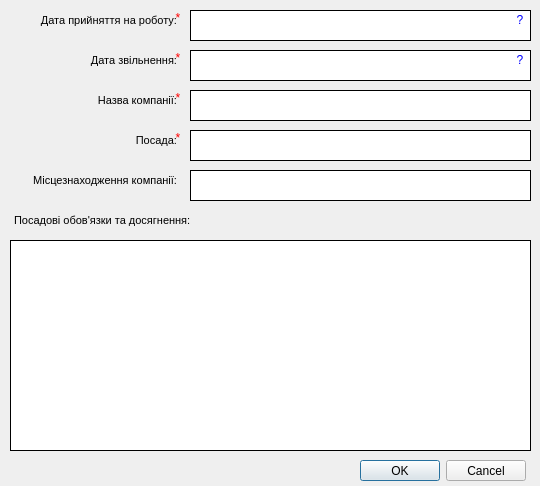
<?xml version="1.0" encoding="UTF-8"?>
<ui version="4.0">
 <class>AddPreviousJob</class>
 <widget class="QMainWindow" name="AddPreviousJob">
  <property name="geometry">
   <rect>
    <x>0</x>
    <y>0</y>
    <width>540</width>
    <height>486</height>
   </rect>
  </property>
  <property name="windowTitle">
   <string>MainWindow</string>
  </property>
  <widget class="QWidget" name="centralwidget">
   <widget class="QTextEdit" name="DateS">
    <property name="geometry">
     <rect>
      <x>190</x>
      <y>10</y>
      <width>341</width>
      <height>31</height>
     </rect>
    </property>
    <property name="styleSheet">
     <string notr="true">border: 1px solid black;</string>
    </property>
   </widget>
   <widget class="QTextBrowser" name="textBrowser_5">
    <property name="geometry">
     <rect>
      <x>10</x>
      <y>10</y>
      <width>171</width>
      <height>31</height>
     </rect>
    </property>
    <property name="styleSheet">
     <string notr="true">background-color: rgba(255, 255, 255, 0);
border:none;</string>
    </property>
    <property name="html">
     <string>&lt;!DOCTYPE HTML PUBLIC &quot;-//W3C//DTD HTML 4.0//EN&quot; &quot;http://www.w3.org/TR/REC-html40/strict.dtd&quot;&gt;
&lt;html&gt;&lt;head&gt;&lt;meta name=&quot;qrichtext&quot; content=&quot;1&quot; /&gt;&lt;style type=&quot;text/css&quot;&gt;
p, li { white-space: pre-wrap; }
&lt;/style&gt;&lt;/head&gt;&lt;body style=&quot; font-family:'MS Shell Dlg 2'; font-size:8.25pt; font-weight:400; font-style:normal;&quot;&gt;
&lt;p align=&quot;right&quot; style=&quot; margin-top:0px; margin-bottom:0px; margin-left:0px; margin-right:0px; -qt-block-indent:0; text-indent:0px;&quot;&gt;&lt;span style=&quot; font-size:8pt;&quot;&gt;Дата прийняття на роботу:&lt;/span&gt;&lt;/p&gt;&lt;/body&gt;&lt;/html&gt;</string>
    </property>
   </widget>
   <widget class="QTextBrowser" name="textBrowser_6">
    <property name="geometry">
     <rect>
      <x>10</x>
      <y>50</y>
      <width>171</width>
      <height>31</height>
     </rect>
    </property>
    <property name="styleSheet">
     <string notr="true">background-color: rgba(255, 255, 255, 0);
border:none;</string>
    </property>
    <property name="html">
     <string>&lt;!DOCTYPE HTML PUBLIC &quot;-//W3C//DTD HTML 4.0//EN&quot; &quot;http://www.w3.org/TR/REC-html40/strict.dtd&quot;&gt;
&lt;html&gt;&lt;head&gt;&lt;meta name=&quot;qrichtext&quot; content=&quot;1&quot; /&gt;&lt;style type=&quot;text/css&quot;&gt;
p, li { white-space: pre-wrap; }
&lt;/style&gt;&lt;/head&gt;&lt;body style=&quot; font-family:'MS Shell Dlg 2'; font-size:8.25pt; font-weight:400; font-style:normal;&quot;&gt;
&lt;p align=&quot;right&quot; style=&quot; margin-top:0px; margin-bottom:0px; margin-left:0px; margin-right:0px; -qt-block-indent:0; text-indent:0px;&quot;&gt;&lt;span style=&quot; font-size:8pt;&quot;&gt;Дата звільнення:&lt;/span&gt;&lt;/p&gt;&lt;/body&gt;&lt;/html&gt;</string>
    </property>
   </widget>
   <widget class="QTextEdit" name="DateE">
    <property name="geometry">
     <rect>
      <x>190</x>
      <y>50</y>
      <width>341</width>
      <height>31</height>
     </rect>
    </property>
    <property name="styleSheet">
     <string notr="true">border: 1px solid black;</string>
    </property>
   </widget>
   <widget class="QTextBrowser" name="textBrowser_7">
    <property name="geometry">
     <rect>
      <x>10</x>
      <y>90</y>
      <width>171</width>
      <height>31</height>
     </rect>
    </property>
    <property name="styleSheet">
     <string notr="true">background-color: rgba(255, 255, 255, 0);
border:none;</string>
    </property>
    <property name="html">
     <string>&lt;!DOCTYPE HTML PUBLIC &quot;-//W3C//DTD HTML 4.0//EN&quot; &quot;http://www.w3.org/TR/REC-html40/strict.dtd&quot;&gt;
&lt;html&gt;&lt;head&gt;&lt;meta name=&quot;qrichtext&quot; content=&quot;1&quot; /&gt;&lt;style type=&quot;text/css&quot;&gt;
p, li { white-space: pre-wrap; }
&lt;/style&gt;&lt;/head&gt;&lt;body style=&quot; font-family:'MS Shell Dlg 2'; font-size:8.25pt; font-weight:400; font-style:normal;&quot;&gt;
&lt;p align=&quot;right&quot; style=&quot; margin-top:0px; margin-bottom:0px; margin-left:0px; margin-right:0px; -qt-block-indent:0; text-indent:0px;&quot;&gt;&lt;span style=&quot; font-size:8pt;&quot;&gt;Назва компанії:&lt;/span&gt;&lt;/p&gt;&lt;/body&gt;&lt;/html&gt;</string>
    </property>
   </widget>
   <widget class="QTextEdit" name="Company">
    <property name="geometry">
     <rect>
      <x>190</x>
      <y>90</y>
      <width>341</width>
      <height>31</height>
     </rect>
    </property>
    <property name="styleSheet">
     <string notr="true">border: 1px solid black;</string>
    </property>
   </widget>
   <widget class="QTextBrowser" name="textBrowser_8">
    <property name="geometry">
     <rect>
      <x>10</x>
      <y>130</y>
      <width>171</width>
      <height>31</height>
     </rect>
    </property>
    <property name="styleSheet">
     <string notr="true">background-color: rgba(255, 255, 255, 0);
border:none;</string>
    </property>
    <property name="html">
     <string>&lt;!DOCTYPE HTML PUBLIC &quot;-//W3C//DTD HTML 4.0//EN&quot; &quot;http://www.w3.org/TR/REC-html40/strict.dtd&quot;&gt;
&lt;html&gt;&lt;head&gt;&lt;meta name=&quot;qrichtext&quot; content=&quot;1&quot; /&gt;&lt;style type=&quot;text/css&quot;&gt;
p, li { white-space: pre-wrap; }
&lt;/style&gt;&lt;/head&gt;&lt;body style=&quot; font-family:'MS Shell Dlg 2'; font-size:8.25pt; font-weight:400; font-style:normal;&quot;&gt;
&lt;p align=&quot;right&quot; style=&quot; margin-top:0px; margin-bottom:0px; margin-left:0px; margin-right:0px; -qt-block-indent:0; text-indent:0px;&quot;&gt;&lt;span style=&quot; font-size:8pt;&quot;&gt;Посада:&lt;/span&gt;&lt;/p&gt;&lt;/body&gt;&lt;/html&gt;</string>
    </property>
   </widget>
   <widget class="QTextEdit" name="Job">
    <property name="geometry">
     <rect>
      <x>190</x>
      <y>130</y>
      <width>341</width>
      <height>31</height>
     </rect>
    </property>
    <property name="styleSheet">
     <string notr="true">border: 1px solid black;</string>
    </property>
   </widget>
   <widget class="QTextBrowser" name="textBrowser_9">
    <property name="geometry">
     <rect>
      <x>10</x>
      <y>170</y>
      <width>171</width>
      <height>31</height>
     </rect>
    </property>
    <property name="styleSheet">
     <string notr="true">background-color: rgba(255, 255, 255, 0);
border:none;</string>
    </property>
    <property name="html">
     <string>&lt;!DOCTYPE HTML PUBLIC &quot;-//W3C//DTD HTML 4.0//EN&quot; &quot;http://www.w3.org/TR/REC-html40/strict.dtd&quot;&gt;
&lt;html&gt;&lt;head&gt;&lt;meta name=&quot;qrichtext&quot; content=&quot;1&quot; /&gt;&lt;style type=&quot;text/css&quot;&gt;
p, li { white-space: pre-wrap; }
&lt;/style&gt;&lt;/head&gt;&lt;body style=&quot; font-family:'MS Shell Dlg 2'; font-size:8.25pt; font-weight:400; font-style:normal;&quot;&gt;
&lt;p align=&quot;right&quot; style=&quot; margin-top:0px; margin-bottom:0px; margin-left:0px; margin-right:0px; -qt-block-indent:0; text-indent:0px;&quot;&gt;Місцезнаходження компанії:&lt;/p&gt;&lt;/body&gt;&lt;/html&gt;</string>
    </property>
   </widget>
   <widget class="QTextEdit" name="Place">
    <property name="geometry">
     <rect>
      <x>190</x>
      <y>170</y>
      <width>341</width>
      <height>31</height>
     </rect>
    </property>
    <property name="styleSheet">
     <string notr="true">border: 1px solid black;</string>
    </property>
   </widget>
   <widget class="QTextBrowser" name="textBrowser_10">
    <property name="geometry">
     <rect>
      <x>10</x>
      <y>210</y>
      <width>191</width>
      <height>31</height>
     </rect>
    </property>
    <property name="styleSheet">
     <string notr="true">background-color: rgba(255, 255, 255, 0);
border:none;</string>
    </property>
    <property name="html">
     <string>&lt;!DOCTYPE HTML PUBLIC &quot;-//W3C//DTD HTML 4.0//EN&quot; &quot;http://www.w3.org/TR/REC-html40/strict.dtd&quot;&gt;
&lt;html&gt;&lt;head&gt;&lt;meta name=&quot;qrichtext&quot; content=&quot;1&quot; /&gt;&lt;style type=&quot;text/css&quot;&gt;
p, li { white-space: pre-wrap; }
&lt;/style&gt;&lt;/head&gt;&lt;body style=&quot; font-family:'MS Shell Dlg 2'; font-size:8.25pt; font-weight:400; font-style:normal;&quot;&gt;
&lt;p style=&quot; margin-top:0px; margin-bottom:0px; margin-left:0px; margin-right:0px; -qt-block-indent:0; text-indent:0px;&quot;&gt;&lt;span style=&quot; font-size:8pt;&quot;&gt;Посадові обов'язки та досягнення:&lt;/span&gt;&lt;/p&gt;&lt;/body&gt;&lt;/html&gt;</string>
    </property>
   </widget>
   <widget class="QTextEdit" name="Text">
    <property name="geometry">
     <rect>
      <x>10</x>
      <y>240</y>
      <width>521</width>
      <height>211</height>
     </rect>
    </property>
    <property name="styleSheet">
     <string notr="true">border: 1px solid black;</string>
    </property>
   </widget>
   <widget class="QDialogButtonBox" name="buttonBox">
    <property name="geometry">
     <rect>
      <x>360</x>
      <y>460</y>
      <width>166</width>
      <height>21</height>
     </rect>
    </property>
    <property name="standardButtons">
     <set>QDialogButtonBox::Cancel|QDialogButtonBox::Ok</set>
    </property>
   </widget>
   <widget class="QLabel" name="label_4">
    <property name="geometry">
     <rect>
      <x>170</x>
      <y>10</y>
      <width>16</width>
      <height>16</height>
     </rect>
    </property>
    <property name="toolTip">
     <string>&lt;html&gt;&lt;head/&gt;&lt;body&gt;&lt;p&gt;Поле обов'язково для введення&lt;/p&gt;&lt;/body&gt;&lt;/html&gt;</string>
    </property>
    <property name="styleSheet">
     <string notr="true">QLabel{
	color: rgb(255, 0, 0);
}
QToolTip{
	border: 2px solid darkkhaki; 
	padding: 5px; 
	border-radius: 1px;
}</string>
    </property>
    <property name="text">
     <string>&lt;html&gt;&lt;head/&gt;&lt;body&gt;&lt;p align=&quot;center&quot;&gt;*&lt;/p&gt;&lt;/body&gt;&lt;/html&gt;</string>
    </property>
   </widget>
   <widget class="QLabel" name="label_5">
    <property name="geometry">
     <rect>
      <x>170</x>
      <y>50</y>
      <width>16</width>
      <height>16</height>
     </rect>
    </property>
    <property name="toolTip">
     <string>&lt;html&gt;&lt;head/&gt;&lt;body&gt;&lt;p&gt;Поле обов'язково для введення&lt;/p&gt;&lt;/body&gt;&lt;/html&gt;</string>
    </property>
    <property name="styleSheet">
     <string notr="true">QLabel{
	color: rgb(255, 0, 0);
}
QToolTip{
	border: 2px solid darkkhaki; 
	padding: 5px; 
	border-radius: 1px;
}</string>
    </property>
    <property name="text">
     <string>&lt;html&gt;&lt;head/&gt;&lt;body&gt;&lt;p align=&quot;center&quot;&gt;*&lt;/p&gt;&lt;/body&gt;&lt;/html&gt;</string>
    </property>
   </widget>
   <widget class="QLabel" name="label_6">
    <property name="geometry">
     <rect>
      <x>170</x>
      <y>90</y>
      <width>16</width>
      <height>16</height>
     </rect>
    </property>
    <property name="toolTip">
     <string>&lt;html&gt;&lt;head/&gt;&lt;body&gt;&lt;p&gt;Поле обов'язково для введення&lt;/p&gt;&lt;/body&gt;&lt;/html&gt;</string>
    </property>
    <property name="styleSheet">
     <string notr="true">QLabel{
	color: rgb(255, 0, 0);
}
QToolTip{
	border: 2px solid darkkhaki; 
	padding: 5px; 
	border-radius: 1px;
}</string>
    </property>
    <property name="text">
     <string>&lt;html&gt;&lt;head/&gt;&lt;body&gt;&lt;p align=&quot;center&quot;&gt;*&lt;/p&gt;&lt;/body&gt;&lt;/html&gt;</string>
    </property>
   </widget>
   <widget class="QLabel" name="label_7">
    <property name="geometry">
     <rect>
      <x>170</x>
      <y>130</y>
      <width>16</width>
      <height>16</height>
     </rect>
    </property>
    <property name="toolTip">
     <string>&lt;html&gt;&lt;head/&gt;&lt;body&gt;&lt;p&gt;Поле обов'язково для введення&lt;/p&gt;&lt;/body&gt;&lt;/html&gt;</string>
    </property>
    <property name="styleSheet">
     <string notr="true">QLabel{
	color: rgb(255, 0, 0);
}
QToolTip{
	border: 2px solid darkkhaki; 
	padding: 5px; 
	border-radius: 1px;
}</string>
    </property>
    <property name="text">
     <string>&lt;html&gt;&lt;head/&gt;&lt;body&gt;&lt;p align=&quot;center&quot;&gt;*&lt;/p&gt;&lt;/body&gt;&lt;/html&gt;</string>
    </property>
   </widget>
   <widget class="QLabel" name="label">
    <property name="geometry">
     <rect>
      <x>510</x>
      <y>10</y>
      <width>20</width>
      <height>20</height>
     </rect>
    </property>
    <property name="toolTip">
     <string>&lt;html&gt;&lt;head/&gt;&lt;body&gt;&lt;p&gt;&lt;span style=&quot; color:#000000;&quot;&gt;Правильна форма написання дати: YYYY.MM&lt;/span&gt;&lt;/p&gt;&lt;/body&gt;&lt;/html&gt;</string>
    </property>
    <property name="text">
     <string>&lt;html&gt;&lt;head/&gt;&lt;body&gt;&lt;p align=&quot;center&quot;&gt;&lt;span style=&quot; color:#0000ff;&quot;&gt;?&lt;/span&gt;&lt;/p&gt;&lt;/body&gt;&lt;/html&gt;</string>
    </property>
   </widget>
   <widget class="QLabel" name="label_2">
    <property name="geometry">
     <rect>
      <x>510</x>
      <y>50</y>
      <width>20</width>
      <height>20</height>
     </rect>
    </property>
    <property name="toolTip">
     <string>&lt;html&gt;&lt;head/&gt;&lt;body&gt;&lt;p&gt;&lt;span style=&quot; color:#000000;&quot;&gt;Правильна форма написання дати: YYYY.MM&lt;/span&gt;&lt;/p&gt;&lt;/body&gt;&lt;/html&gt;</string>
    </property>
    <property name="text">
     <string>&lt;html&gt;&lt;head/&gt;&lt;body&gt;&lt;p align=&quot;center&quot;&gt;&lt;span style=&quot; color:#0000ff;&quot;&gt;?&lt;/span&gt;&lt;/p&gt;&lt;/body&gt;&lt;/html&gt;</string>
    </property>
   </widget>
  </widget>
 </widget>
 <tabstops>
  <tabstop>DateS</tabstop>
  <tabstop>DateE</tabstop>
  <tabstop>Company</tabstop>
  <tabstop>Job</tabstop>
  <tabstop>Place</tabstop>
  <tabstop>Text</tabstop>
  <tabstop>textBrowser_5</tabstop>
  <tabstop>textBrowser_6</tabstop>
  <tabstop>textBrowser_7</tabstop>
  <tabstop>textBrowser_8</tabstop>
  <tabstop>textBrowser_9</tabstop>
  <tabstop>textBrowser_10</tabstop>
 </tabstops>
 <resources/>
 <connections/>
</ui>
